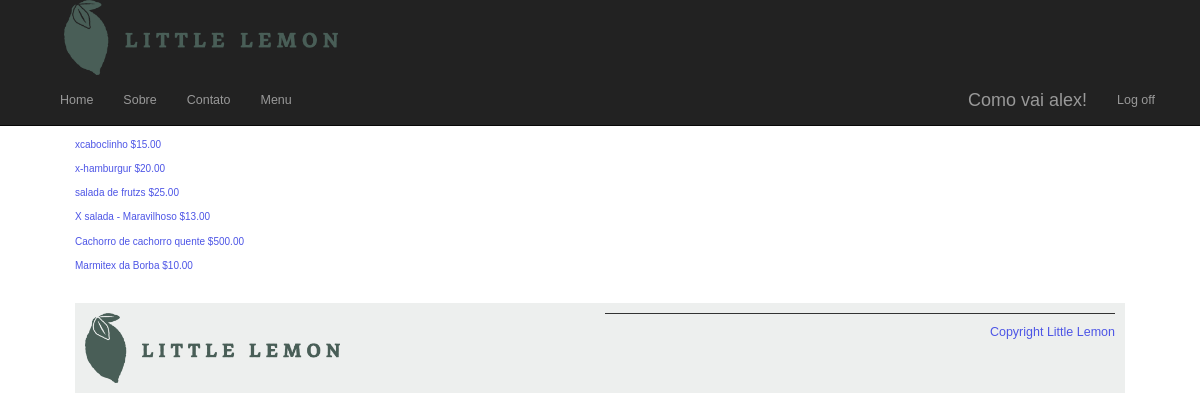
Screenshot of /app/menu (signed in) with the database file from the repository.
### app/models.py (models this page shows, shortened)
class Menu(models.Model):
    id = models.BigAutoField(primary_key=True)  # Definindo a chave primária explicitamente
    name = models.CharField(max_length=200)
    price = models.IntegerField(null=False)
    image = models.ImageField(upload_to='media/cardapio_images/', null=True, blank=True)
    menu_item_description = models.TextField(max_length=1000, default='')

### app/views.py (the view)
# urls.py: path('menu', views.menu, name="menu"),
def menu(request, pk=None):
    menu_cat = Menu.objects.all().order_by('id')
    menu_data = Menu.objects.all().order_by('id')
    main_data = {"cats": menu_cat, "menu": menu_data}
    return render(request, "app/menu.html", main_data)

### app/templates/app/menu.html (shortened to what this page needs)
{% extends "app/layout.html" %}
{% block content %}
<h1>Menu</h1>
<div class="column">
    {% for item in menu %}
    <p>
        <a href="{% url 'menu_item' pk=item.pk %}"
        <span class="menu-price">
            {{ item.name }}
            ${{ item.price }}.00
    </p>
    {% endfor %}
</div>
{% endblock %}
{% block scripts %}
{% load static %}
{% endblock %}

### app/templates/app/loginpartial.html (shortened to what this page needs)
{% if user.is_authenticated %}
<form id="logoutForm" action="/logout/" method="post" class="navbar-right">
    <ul class="nav navbar-nav navbar-right">
        <li><span class="navbar-brand">Como vai  {{ user.username }}!</span></li>
        <li><a href="javascript:document.getElementById('logoutForm').submit()">Log off</a></li>
    </ul>
</form>
{% endif %}

### app/static/app/content/site.css (style rules this page uses)
body { font-family: 'Karla', sans-serif; margin-top: 3rem; margin-bottom: 3rem; margin-left: 5%; margin-right: 5%; }
h1, h2, h3, h4, h5, h6 { font-family: 'Markazi Text', serif; letter-spacing: 2px;; }
h1 { font-size: 4rem; margin-top: 1.5rem; margin-bottom: 0; }
p, ul { font-size: 1.25rem;; }
a { color: #4d55e6; text-decoration: none; }
.column { flex-basis: 50%; margin-bottom: 1rem; padding-bottom: 1rem; }
.menu-price { display: block; font-size: 1rem; }

### rows the page displays
Menu: name "xcaboclinho", price "15"
Menu: name "x-hamburgur", price "20"
Menu: name "salada de frutzs", price "25"
Menu: name "X salada - Maravilhoso", price "13"
Menu: name "Cachorro de cachorro quente", price "500"
Menu: name "Marmitex da Borba", price "10"

### other values shown
{{ user.username }} "alex"
